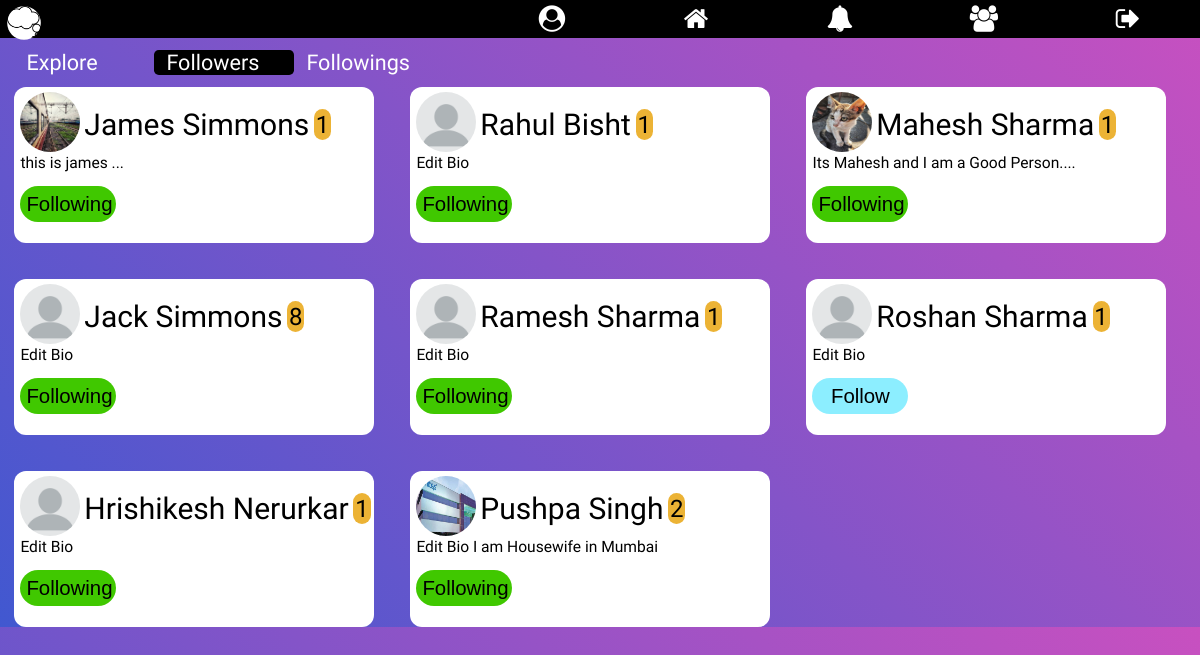
/explore/followers/ (signed in), run on the app's committed database.
### signup/models.py (models this page shows)
class Profile(models.Model):
    user = models.OneToOneField(User, on_delete=models.CASCADE)
    gender = models.CharField(max_length=10, blank=True)
    city = models.CharField(max_length=30, blank=True)
    date_of_birth = models.DateField(null=True, blank=True)
    level = models.IntegerField(default=1)
    bio = models.TextField(max_length=410, default='Edit Bio')
    profile_pic = models.ImageField(
        blank=True,
        help_text="Select Your Profile Image",
    )
    date_of_joining = models.DateTimeField(editable=False,
                                           default=timezone.now)
    follows = models.ManyToManyField('Profile')
    def __str__(self):
        return str(self.user)

### explore/views.py (the view)
# urls.py: path('followers/', views.followers, name='followers'),
def followers(request):
    if request.user.is_authenticated:
        logged_in_user_profile = Profile.objects.get(user=request.user)
        followers = Profile.objects.filter(follows=logged_in_user_profile)
        context = {
            'logged_in_user_profile': logged_in_user_profile,
            'followers': followers,
        }
        return render(request, 'followers.html', context)
    else:
        return render(request, 'followers.html', {})

### Notification/context_processor.py (called while the page is built)
def pass_value(request):
    if request.user.is_authenticated:
        user_prfile = Profile.objects.get(user=request.user)
        my_notif = Notifications.objects.filter(receiver=user_prfile)
        unseen_notif_count = my_notif.filter(view=False).count()
        count = my_notif.count()
        if count >= 13:
            my_notif = my_notif[count-13:]
        context = {
            "my_notif": my_notif,
            "unseen_notif_count": unseen_notif_count
        }
        return context
    else:
        context = {}
        return context

### explore/templates/followers.html (shortened to what this page needs)
{% extends 'base.html' %}
{% block content %}
{% load static %}
<link rel="stylesheet" href="{% static 'explore/explore_style.css' %}">
  <div class="filter-menu">
    <a href="{% url 'explore' %}" id='explore'>Explore</a>
    <a href="{% url 'followers' %}" id='followers' style="background-color: #000">Followers</a>
    <a href="{% url 'followings' %}" id='followings'>Followings</a>
  </div>
  <div class="container">
    {% for user_profile in followers %}
      <div class="user-profile">
        <a href="{% url 'profile' user_profile.id %}">
          {% if user_profile.profile_pic %}
            <img src="{{ user_profile.profile_pic.url }}" alt="Image">
          {% else %}
            <img src="{% static 'home/images/default-profile.png' %}" alt="Image">
          {% endif %}
          <span class="name">{{ user_profile.user.first_name }} {{ user_profile.user.last_name }}</span><span class="level">{{ user_profile.level }}</span>
        </a>
        <p class="bio">{{ user_profile.bio }}</p>
        {% include 'follow_section.html' %}
      </div>
      {% empty %}
        <h3 align="center">Your Followers will be Listed Here... <br>
          Currently You don't have any Followers</h3>
    {% endfor %}
  </div>
{% endblock %}

### templates/follow_section.html (shortened to what this page needs)
<form id="follow-form{{ user_profile.id }}" class="follow-form">
  {% if user.is_authenticated %}
    <button type="button" id="follow{{ user_profile.id }}" class="follow-btn" name="button">Follow</button><br>
    {% else %}
    <button type="button" onclick="location.href='{% url 'login' %}';" id="follow{{ user_profile.id }}" class="follow-btn" name="button">Follow</button><br>
    {% endif %}
</form>

### static/basestyle.css (style rules this page uses)
body { margin: 0px; padding: 0px; background: linear-gradient(-135deg, #c850c0, #4158d0); font-family: 'Arapey', sans-serif; }
a { text-decoration: none; color: inherit; width: inherit; height: inherit; }

### explore/static/explore/explore_style.css (style rules this page uses)
.filter-menu { font-size: 1.8vw; width: 35vw; display: flex; color: #fff; margin-top: 1vw; margin-bottom: 1vw; margin-left: 1.2vw; }
.filter-menu > a { padding: 0 1vw 0 1vw; border-radius: 0.4vw; }
img { position: relative; top: 0.4vw; height: 5vw; width: 5vw; border-radius: 50%; margin-left: 0.5vw; }
.name { font-size: 2.5vw; position: relative; bottom: 1vw; }
.level { background-color: rgb(236, 179, 53); font-size: 2vw; border-radius: 2vw; padding: 0.15vw; margin-left: 0.4vw; position: relative; bottom: 1.2vw; }
.bio { margin: 0px 0px 1.2vw 0.5vw; }
.follow-form { display: inline; }
.follow-btn { margin-left: 0.5vw; width: 8vw; height: 3vw; border-radius: 2vw; font-size: 1.7vw; background-color: rgb(140, 238, 255); position: relative; border: none; }
.container { display: grid; grid-gap: 3vw; grid-template-columns: 30vw 30vw 30vw; }
.user-profile { width: 30vw; height: 13vw; background-color: #fff; border-radius: 1vw; margin-left: 1.2vw; }
.user-profile > p { font-size: 1.3vw; }

### data on the page
Profile: profile_pic (picture), user.first_name "James", user.last_name "Simmons", level "1", bio "this is james ..."
Profile: user.first_name "Rahul", user.last_name "Bisht", level "1", bio "Edit Bio"
Profile: profile_pic (picture), user.first_name "Mahesh", user.last_name "Sharma", level "1", bio "Its Mahesh and I am a Good Person...."
Profile: user.first_name "Jack", user.last_name "Simmons", level "8", bio "Edit Bio"
Profile: user.first_name "Ramesh", user.last_name "Sharma", level "1", bio "Edit Bio"
Profile: user.first_name "Roshan", user.last_name "Sharma", level "1", bio "Edit Bio"
Profile: user.first_name "Hrishikesh", user.last_name "Nerurkar", level "1", bio "Edit Bio"
Profile: profile_pic (picture), user.first_name "Pushpa", user.last_name "Singh", level "2", bio "Edit Bio I am Housewife in Mumbai"
